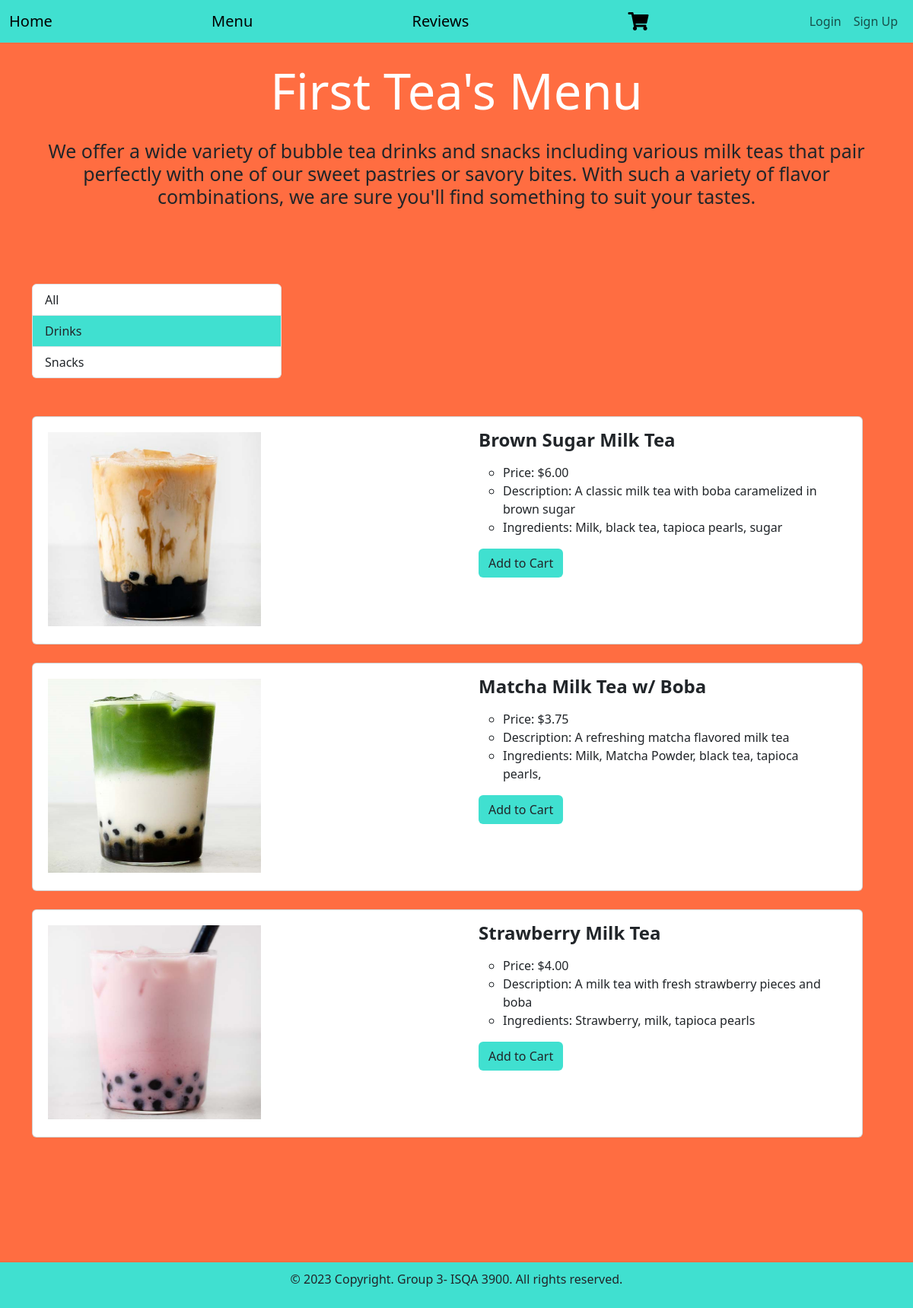
Page /menu_drinks/ on the committed database.
### tearoom/models.py (models this page shows, shortened)
class MenuItem(models.Model):
    menu_id = models.UUIDField(primary_key=True, default=uuid.uuid4, help_text='Unique ID for this restaurant')
    menu_item_name = models.CharField(max_length=100)
    menu_price = models.DecimalField(max_digits = 5, decimal_places = 2)
    menu_item_description = models.CharField(max_length=100)
    menu_item_ingredients = models.CharField(max_length=100)
    menu_item_image = models.ImageField(upload_to='img/', null=True,blank=True)
    menu_is_a_Drink = models.BooleanField(default=True, help_text='Check if this is item is a drink, uncheck if it is a snack')
    allergen = models.ManyToManyField(Allergen, help_text='Select a food allergy')

### tearoom/views.py (the view)
# urls.py: path('menu_drinks/', views.menu_drinks, name='menu_drinks'),
def menu_drinks(request):
    drink_list = MenuItem.objects.filter(menu_is_a_Drink=True)
    return render(request, 'menu_drinks.html', {'drink_list': drink_list})

### tearoom/templates/menu_drinks.html
{% extends 'base.html' %}
{% load static %}
{% block content %}
<h1>First Tea's Menu </h1>
  <h3>We offer a wide variety of bubble tea drinks and snacks including various milk teas that pair perfectly
      with one of our sweet pastries or savory bites.
        With such a variety of flavor combinations, we are sure you'll find something to
        suit your tastes.</h3>
<div class='row'>
    <div class = 'column'>
        <div class="list-group">
            <a href="{% url 'menu' %}" class="list-group-item list-group-item-action" style = "width: 30%">
                All
            </a>
            <a href="{% url 'menu_drinks' %}" class="list-group-item list-group-item-action" style = "width: 30%; background-color: Turquoise">Drinks</a>
            <a href="{% url 'menu_snacks' %}" class="list-group-item list-group-item-action" style = "width: 30%">Snacks</a>
        </div>
    </div>
    {% if drink_list %}
        <ul>
            {% for things in drink_list %}
                <div class="card w-100" style = "height: 300px; alignment: center">
                    <div class='row'>
                        <div class = 'column'>
                            <img class="menu_img" style = "height: 280px; width: 300px;
                                padding-bottom: 5px; padding-top: 20px; padding-left: 20px"
                                     src="{{ things.menu_item_image.url}}" alt="Card image cap">
                        </div>
                        <div class = 'column'>
                            <div class="card-body" style = "alignment: center">
                                <h4 class="card-title">{{ things.menu_item_name }}</h4>
                                <p class="card-text">
                                    <ul>
                                        <li>Price: ${{ things.menu_price }}</li>
                                        <li>Description: {{ things.menu_item_description }}</li>
                                        <li>Ingredients: {{ things.menu_item_ingredients }}</li>
                                    </ul>
                                </p>
                                <a href="#" class="btn" style = "background-color: turquoise">Add to Cart</a>
                            </div>
                        </div>
                    </div>
                </div>
            <br>
                {% endfor %}
            </ul>
        {% else %}
            <p>There are no items in the menu.</p>
    {% endif %}
    </div>
</div>
{% endblock %}

### tearoom/static/css/style.css (style rules this page uses)
body { background-color: rgb(255, 109, 65); }
h1 { font-size: 65px; text-align: center; color: white; margin-bottom: 25px; }
h3 { font-size: 25px; text-align: center; margin-bottom: 100px; }
h4 { color: turquoise; font-weight: bold; }
.row { display: flex; flex-direction: row; flex-wrap: wrap; width: 100%; gap: 50px; margin-bottom: 100px; }
.column { display: inline-flex; flex-direction: column; flex: 1; }
img { width: 100%; height: auto; }

### rows in the picture
MenuItem: menu_item_image (picture), menu_item_name "Brown Sugar Milk Tea", menu_price "6.00", menu_item_description "A classic milk tea with boba caramelized in brown sugar", menu_item_ingredients "Milk, black tea, tapioca pearls, sugar"
MenuItem: menu_item_image (picture), menu_item_name "Matcha Milk Tea w/ Boba", menu_price "3.75", menu_item_description "A refreshing matcha flavored milk tea", menu_item_ingredients "Milk, Matcha Powder, black tea, tapioca pearls,"
MenuItem: menu_item_image (picture), menu_item_name "Strawberry Milk Tea", menu_price "4.00", menu_item_description "A milk tea with fresh strawberry pieces and boba", menu_item_ingredients "Strawberry, milk, tapioca pearls"
